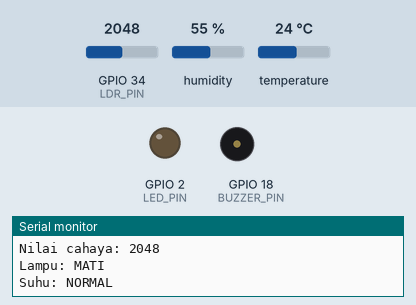
This sketch was run on a simulated ESP32. Shown: output pins drawn as LEDs (lit = HIGH), buzzer (waves = sounding, pin HIGH), the last lines printed to the serial monitor. The inputs (shaded band) are chosen by the test bench; at power-on: temperature 24 °C, GPIO 34 (LDR_PIN) = 2048, humidity 55 %.

Above: at 2.8 s.
2.9 s: temperature set to 29.5 °C
5.6 s: temperature set to 30.4 °C
At 7.2 s:
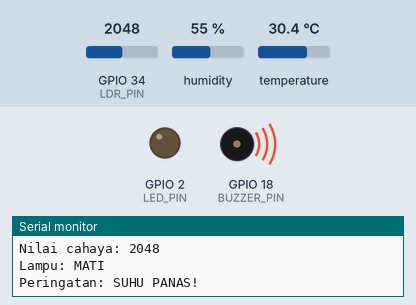
8.3 s: GPIO 34 (LDR_PIN) set to 1835
11.2 s: GPIO 34 (LDR_PIN) set to 1747
At 12.9 s:
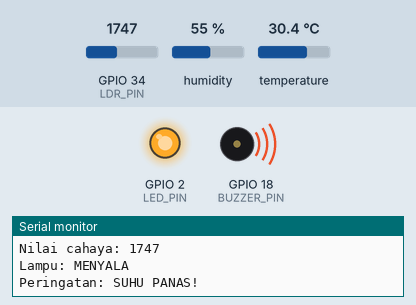
13.9 s: temperature set to 12 °C
At 14.8 s:
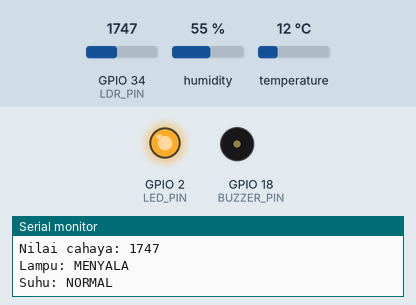
16.6 s: temperature set to 33 °C
At 18.5 s:
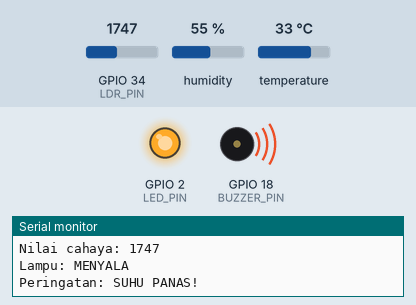
Timing chart, 0 to 20.0 s (numbered marks = the images above; inputs shaded):
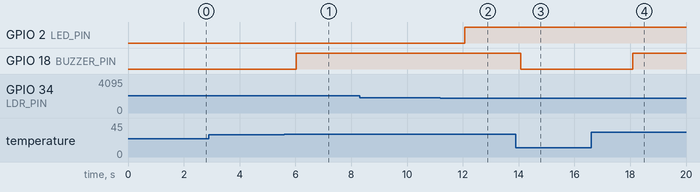

Measured:
- the behaviour switches between 29.9 and 30 °C on temperature (found by bisection; images 0 and 1)
- the behaviour switches between 1800 and 1799 on GPIO 34 (LDR_PIN) (found by bisection; images 1 and 2)
- after the input at 5.6 s, GPIO 18 (BUZZER_PIN): LOW → HIGH after 0.43 s
- after the input at 11.2 s, GPIO 2 (LED_PIN): LOW → HIGH after 0.86 s
- after the input at 13.9 s, GPIO 18 (BUZZER_PIN): HIGH → LOW after 0.17 s
- after the input at 16.6 s, GPIO 18 (BUZZER_PIN): LOW → HIGH after 1.5 s

The sketch:

sketch.ino
```cpp
#include <DHT.h>

// Konfigurasi pin
#define DHT_PIN 15
#define DHT_TYPE DHT22

#define LDR_PIN 34
#define LED_PIN 2
#define BUZZER_PIN 18

// Batas otomatisasi
#define BATAS_SUHU 30.0
#define BATAS_CAHAYA 1800

DHT dht(DHT_PIN, DHT_TYPE);

void setup() {
  Serial.begin(115200);

  dht.begin();

  pinMode(LDR_PIN, INPUT);
  pinMode(LED_PIN, OUTPUT);
  pinMode(BUZZER_PIN, OUTPUT);

  digitalWrite(LED_PIN, LOW);
  digitalWrite(BUZZER_PIN, LOW);

  Serial.println("SMART ROOM AUTOMATION");
  Serial.println("Sistem dimulai...");
}

void loop() {

  // Membaca sensor DHT22
  float suhu = dht.readTemperature();
  float kelembapan = dht.readHumidity();

  // Membaca sensor LDR
  int cahaya = analogRead(LDR_PIN);

  // Memeriksa apakah pembacaan DHT valid
  if (isnan(suhu) || isnan(kelembapan)) {
    Serial.println("Gagal membaca DHT22!");
    digitalWrite(LED_PIN, LOW);
    digitalWrite(BUZZER_PIN, LOW);
    delay(2000);
    return;
  }

  // Menampilkan data sensor
  Serial.println("====================");
  Serial.print("Suhu: ");
  Serial.print(suhu);
  Serial.println(" C");

  Serial.print("Kelembapan: ");
  Serial.print(kelembapan);
  Serial.println(" %");

  Serial.print("Nilai cahaya: ");
  Serial.println(cahaya);

  // Otomatisasi lampu
  // Asumsi nilai ADC rendah berarti gelap
  if (cahaya < BATAS_CAHAYA) {
    digitalWrite(LED_PIN, HIGH);
    Serial.println("Lampu: MENYALA");
  } else {
    digitalWrite(LED_PIN, LOW);
    Serial.println("Lampu: MATI");
  }

  // Otomatisasi peringatan suhu
  if (suhu >= BATAS_SUHU) {
    digitalWrite(BUZZER_PIN, HIGH);
    Serial.println("Peringatan: SUHU PANAS!");
  } else {
    digitalWrite(BUZZER_PIN, LOW);
    Serial.println("Suhu: NORMAL");
  }

  delay(2000);
}
```
